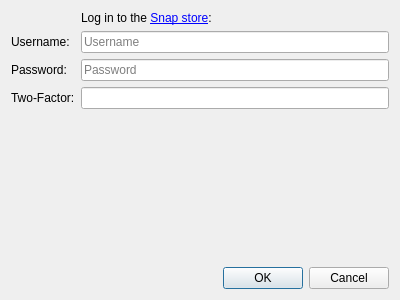
<?xml version="1.0" encoding="UTF-8"?>
<ui version="4.0">
 <class>SnapMacaroonDialog</class>
 <widget class="QDialog" name="SnapMacaroonDialog">
  <property name="geometry">
   <rect>
    <x>0</x>
    <y>0</y>
    <width>400</width>
    <height>300</height>
   </rect>
  </property>
  <property name="windowTitle">
   <string>Dialog</string>
  </property>
  <layout class="QVBoxLayout" name="verticalLayout">
   <item>
    <layout class="QFormLayout" name="formLayout">
     <item row="0" column="1">
      <widget class="QLabel" name="label_3">
       <property name="text">
        <string>Log in to the &lt;a href=&quot;https://login.ubuntu.com/&quot;&gt;Snap store&lt;/a&gt;:</string>
       </property>
      </widget>
     </item>
     <item row="1" column="0">
      <widget class="QLabel" name="label">
       <property name="text">
        <string>Username:</string>
       </property>
      </widget>
     </item>
     <item row="1" column="1">
      <widget class="QLineEdit" name="username">
       <property name="placeholderText">
        <string>Username</string>
       </property>
      </widget>
     </item>
     <item row="2" column="0">
      <widget class="QLabel" name="label_2">
       <property name="text">
        <string>Password:</string>
       </property>
      </widget>
     </item>
     <item row="2" column="1">
      <widget class="QLineEdit" name="password">
       <property name="echoMode">
        <enum>QLineEdit::Password</enum>
       </property>
       <property name="placeholderText">
        <string>Password</string>
       </property>
      </widget>
     </item>
     <item row="3" column="0">
      <widget class="QLabel" name="otpLabel">
       <property name="text">
        <string>Two-Factor:</string>
       </property>
       <property name="textFormat">
        <enum>Qt::PlainText</enum>
       </property>
      </widget>
     </item>
     <item row="3" column="1">
      <widget class="QLineEdit" name="otp">
       <property name="echoMode">
        <enum>QLineEdit::Password</enum>
       </property>
      </widget>
     </item>
     <item row="4" column="1">
      <widget class="QLabel" name="errorMessage">
       <property name="text">
        <string/>
       </property>
       <property name="wordWrap">
        <bool>true</bool>
       </property>
       <property name="textInteractionFlags">
        <set>Qt::NoTextInteraction</set>
       </property>
      </widget>
     </item>
    </layout>
   </item>
   <item>
    <spacer name="verticalSpacer">
     <property name="orientation">
      <enum>Qt::Vertical</enum>
     </property>
     <property name="sizeHint" stdset="0">
      <size>
       <width>20</width>
       <height>119</height>
      </size>
     </property>
    </spacer>
   </item>
   <item>
    <widget class="QDialogButtonBox" name="buttonBox">
     <property name="standardButtons">
      <set>QDialogButtonBox::Cancel|QDialogButtonBox::Ok</set>
     </property>
    </widget>
   </item>
  </layout>
 </widget>
 <resources/>
 <connections>
  <connection>
   <sender>buttonBox</sender>
   <signal>accepted()</signal>
   <receiver>SnapMacaroonDialog</receiver>
   <slot>accept()</slot>
   <hints>
    <hint type="sourcelabel">
     <x>254</x>
     <y>293</y>
    </hint>
    <hint type="destinationlabel">
     <x>157</x>
     <y>274</y>
    </hint>
   </hints>
  </connection>
  <connection>
   <sender>buttonBox</sender>
   <signal>rejected()</signal>
   <receiver>SnapMacaroonDialog</receiver>
   <slot>reject()</slot>
   <hints>
    <hint type="sourcelabel">
     <x>322</x>
     <y>293</y>
    </hint>
    <hint type="destinationlabel">
     <x>286</x>
     <y>274</y>
    </hint>
   </hints>
  </connection>
 </connections>
</ui>
